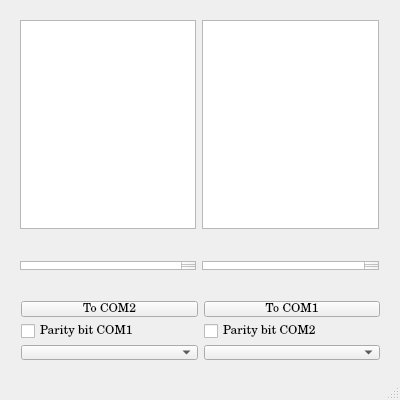
<?xml version="1.0" encoding="UTF-8"?>
<ui version="4.0">
 <class>MainWindow</class>
 <widget class="QMainWindow" name="MainWindow">
  <property name="geometry">
   <rect>
    <x>0</x>
    <y>0</y>
    <width>400</width>
    <height>400</height>
   </rect>
  </property>
  <property name="sizePolicy">
   <sizepolicy hsizetype="Fixed" vsizetype="Fixed">
    <horstretch>0</horstretch>
    <verstretch>0</verstretch>
   </sizepolicy>
  </property>
  <property name="minimumSize">
   <size>
    <width>400</width>
    <height>400</height>
   </size>
  </property>
  <property name="maximumSize">
   <size>
    <width>400</width>
    <height>400</height>
   </size>
  </property>
  <property name="sizeIncrement">
   <size>
    <width>400</width>
    <height>500</height>
   </size>
  </property>
  <property name="baseSize">
   <size>
    <width>400</width>
    <height>300</height>
   </size>
  </property>
  <property name="font">
   <font>
    <family>Century Schoolbook</family>
   </font>
  </property>
  <property name="contextMenuPolicy">
   <enum>Qt::NoContextMenu</enum>
  </property>
  <property name="windowTitle">
   <string>MainWindow</string>
  </property>
  <property name="autoFillBackground">
   <bool>false</bool>
  </property>
  <widget class="QWidget" name="centralWidget">
   <widget class="QWidget" name="horizontalLayoutWidget">
    <property name="geometry">
     <rect>
      <x>10</x>
      <y>290</y>
      <width>381</width>
      <height>81</height>
     </rect>
    </property>
    <layout class="QHBoxLayout" name="horizontalLayout">
     <item>
      <layout class="QVBoxLayout" name="verticalLayout">
       <item>
        <widget class="QPushButton" name="pushButton">
         <property name="text">
          <string>To COM2</string>
         </property>
        </widget>
       </item>
       <item>
        <widget class="QCheckBox" name="checkBox">
         <property name="text">
          <string>Parity bit COM1</string>
         </property>
        </widget>
       </item>
       <item>
        <widget class="QComboBox" name="comboBox"/>
       </item>
      </layout>
     </item>
     <item>
      <layout class="QVBoxLayout" name="verticalLayout_2">
       <item>
        <widget class="QPushButton" name="pushButton_2">
         <property name="text">
          <string>To COM1</string>
         </property>
        </widget>
       </item>
       <item>
        <widget class="QCheckBox" name="checkBox_2">
         <property name="text">
          <string>Parity bit COM2</string>
         </property>
        </widget>
       </item>
       <item>
        <widget class="QComboBox" name="comboBox_2"/>
       </item>
      </layout>
     </item>
    </layout>
   </widget>
   <widget class="QWidget" name="horizontalLayoutWidget_2">
    <property name="geometry">
     <rect>
      <x>9</x>
      <y>250</y>
      <width>381</width>
      <height>31</height>
     </rect>
    </property>
    <layout class="QHBoxLayout" name="horizontalLayout_2">
     <item>
      <widget class="QTextEdit" name="text1">
       <property name="enabled">
        <bool>true</bool>
       </property>
      </widget>
     </item>
     <item>
      <widget class="QTextEdit" name="text2"/>
     </item>
    </layout>
   </widget>
   <widget class="QWidget" name="horizontalLayoutWidget_3">
    <property name="geometry">
     <rect>
      <x>9</x>
      <y>9</y>
      <width>381</width>
      <height>231</height>
     </rect>
    </property>
    <layout class="QHBoxLayout" name="horizontalLayout_3">
     <item>
      <widget class="QTextEdit" name="label1">
       <property name="enabled">
        <bool>true</bool>
       </property>
       <property name="autoFillBackground">
        <bool>false</bool>
       </property>
       <property name="inputMethodHints">
        <set>Qt::ImhNone</set>
       </property>
       <property name="undoRedoEnabled">
        <bool>true</bool>
       </property>
       <property name="readOnly">
        <bool>true</bool>
       </property>
      </widget>
     </item>
     <item>
      <widget class="QTextEdit" name="label2">
       <property name="enabled">
        <bool>true</bool>
       </property>
       <property name="readOnly">
        <bool>true</bool>
       </property>
      </widget>
     </item>
    </layout>
   </widget>
  </widget>
  <widget class="QStatusBar" name="statusBar"/>
 </widget>
 <layoutdefault spacing="6" margin="11"/>
 <resources/>
 <connections/>
</ui>
